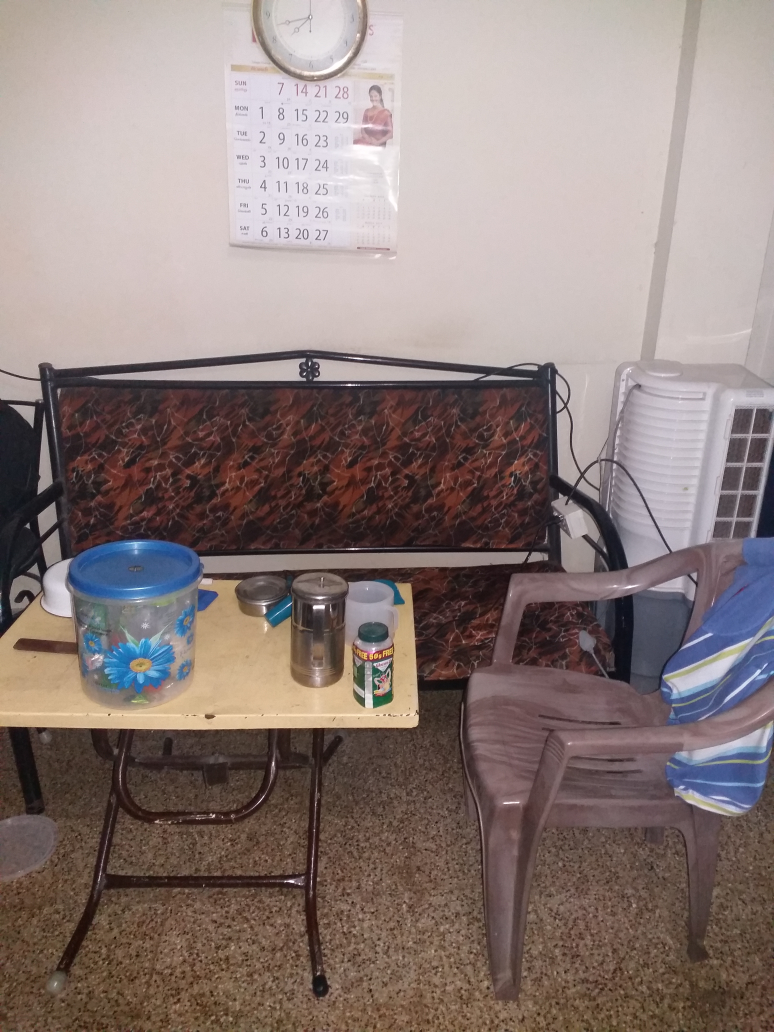
#> input picture L.jpg, 3096 x 4128 px (shown at 1/4 size)
$ python stereo_match.py
#> lines starting #> are read from the running program, lines starting #| are printed output that depends on the picture; after the words box and inside, x2 and y2 are one past the last pixel; in counts of white or black regions, pixels touching at a corner belong together
#!/usr/bin/env python

'''
Simple example of stereo image matching and point cloud generation.

Resulting .ply file cam be easily viewed using MeshLab ( http://meshlab.sourceforge.net/ )
'''

# Python 2/3 compatibility
from __future__ import print_function

import numpy as np
import cv2

ply_header = '''ply
format ascii 1.0
element vertex %(vert_num)d
property float x
property float y
property float z
property uchar red
property uchar green
property uchar blue
end_header
'''

def write_ply(fn, verts, colors):
    verts = verts.reshape(-1, 3)
    colors = colors.reshape(-1, 3)
    verts = np.hstack([verts, colors])
    with open(fn, 'wb') as f:
        f.write((ply_header % dict(vert_num=len(verts))).encode('utf-8'))
        np.savetxt(f, verts, fmt='%f %f %f %d %d %d ')


if __name__ == '__main__':
    print('loading images...')
    imgL = cv2.pyrDown( cv2.imread('L.jpg') )  # downscale images for faster processing
    imgR = cv2.pyrDown( cv2.imread('R.jpg') )
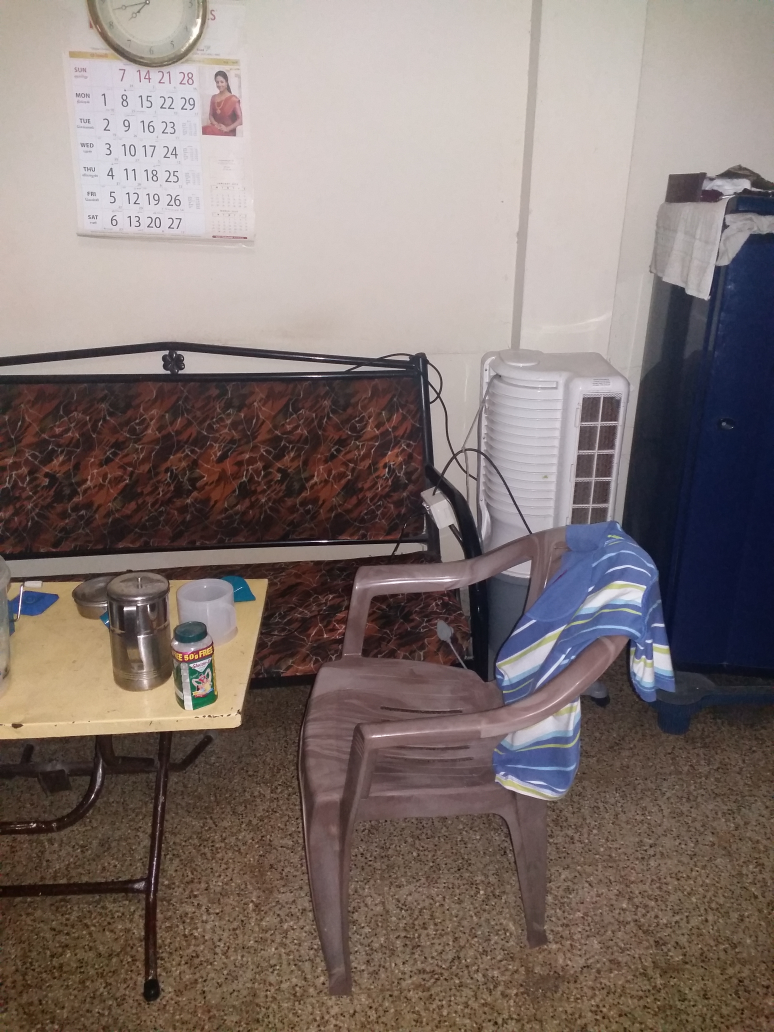
#> input picture R.jpg, 3096 x 4128 px (shown at 1/4 size)

    # disparity range is tuned for 'aloe' image pair
    window_size = 3
    min_disp = 16
    num_disp = 112-min_disp
    stereo = cv2.StereoSGBM_create(minDisparity = min_disp,
        numDisparities = num_disp,
        blockSize = 16,
        P1 = 8*3*window_size**2,
        P2 = 32*3*window_size**2,
        disp12MaxDiff = 1,
        uniquenessRatio = 10,
        speckleWindowSize = 100,
        speckleRange = 32
    )

    print('computing disparity...')
    disp = stereo.compute(imgL, imgR).astype(np.float32) / 16.0
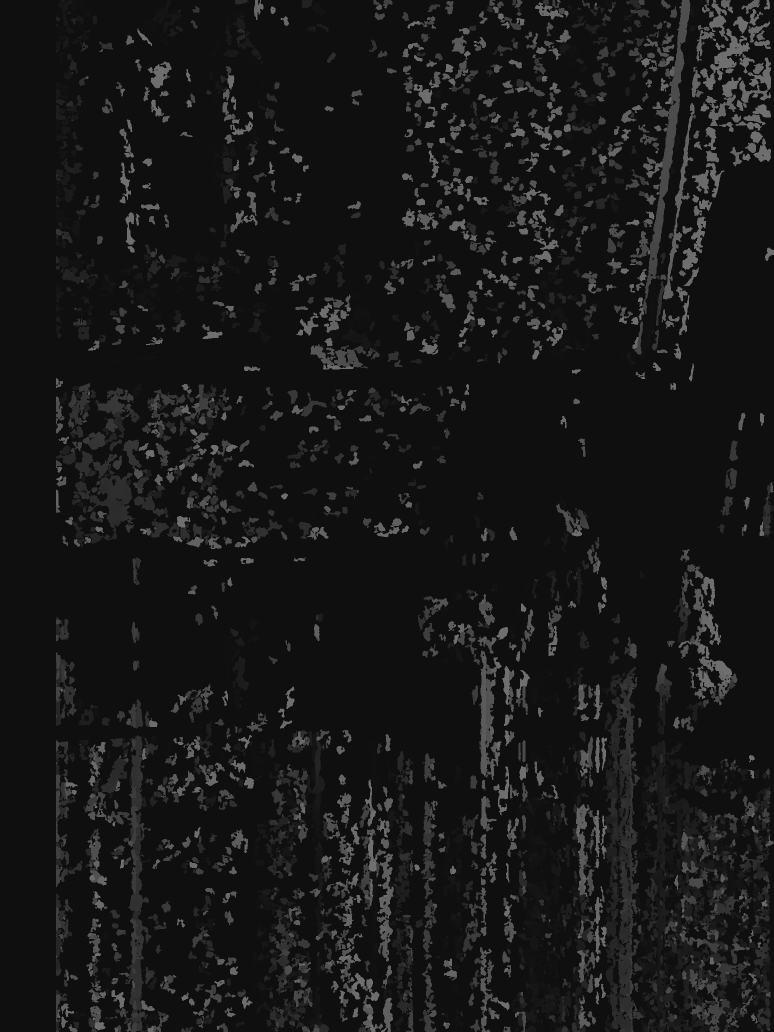
#> disp: shape (2064, 1548) float32 (shown at 1/2 size); min 15, max 111, mean 23.8

    print('generating 3d point cloud...',)
    h, w = imgL.shape[:2]
#> h = 2064; w = 1548
    f = 0.8*w                          # guess for focal length
#> f = 1238.4
    Q = np.float32([[1, 0, 0, -0.5*w],
                    [0,-1, 0,  0.5*h], # turn points 180 deg around x-axis,
                    [0, 0, 0,     -f], # so that y-axis looks up
                    [0, 0, 1,      0]])
    points = cv2.reprojectImageTo3D(disp, Q)
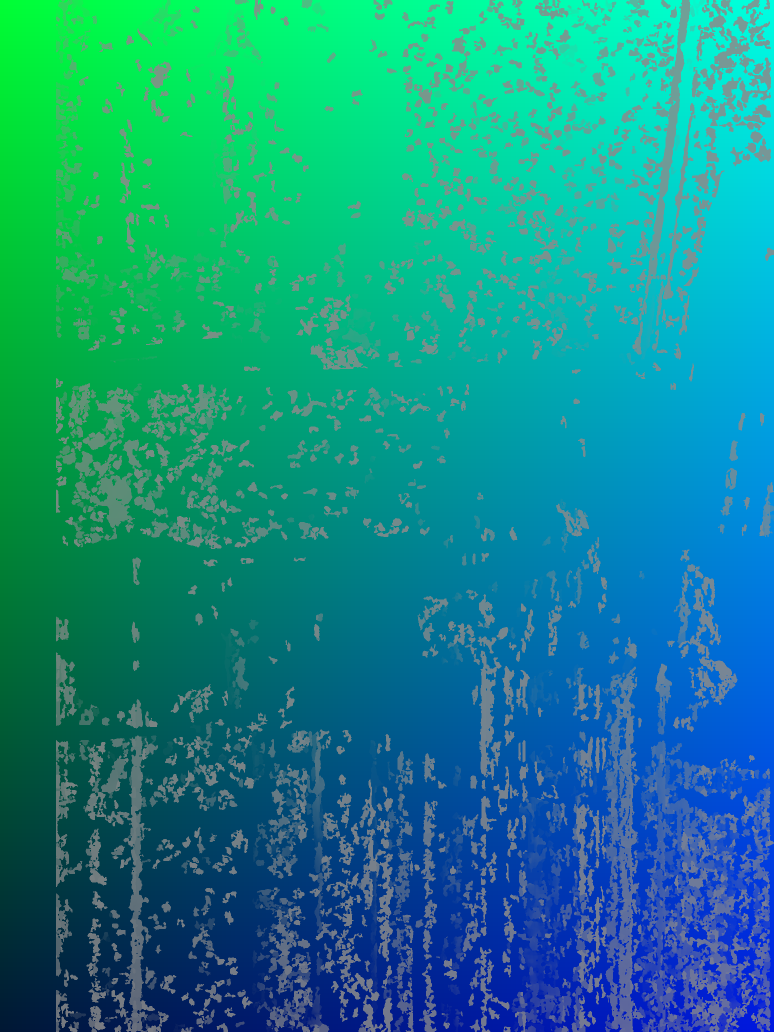
#> points: shape (2064, 1548, 3) float32 (shown at 1/2 size); mean of channels 0, 1, 2 -0.9, 1.2, -70.7; drawn with min black and max white
    colors = cv2.cvtColor(imgL, cv2.COLOR_BGR2RGB)
    mask = disp > disp.min()
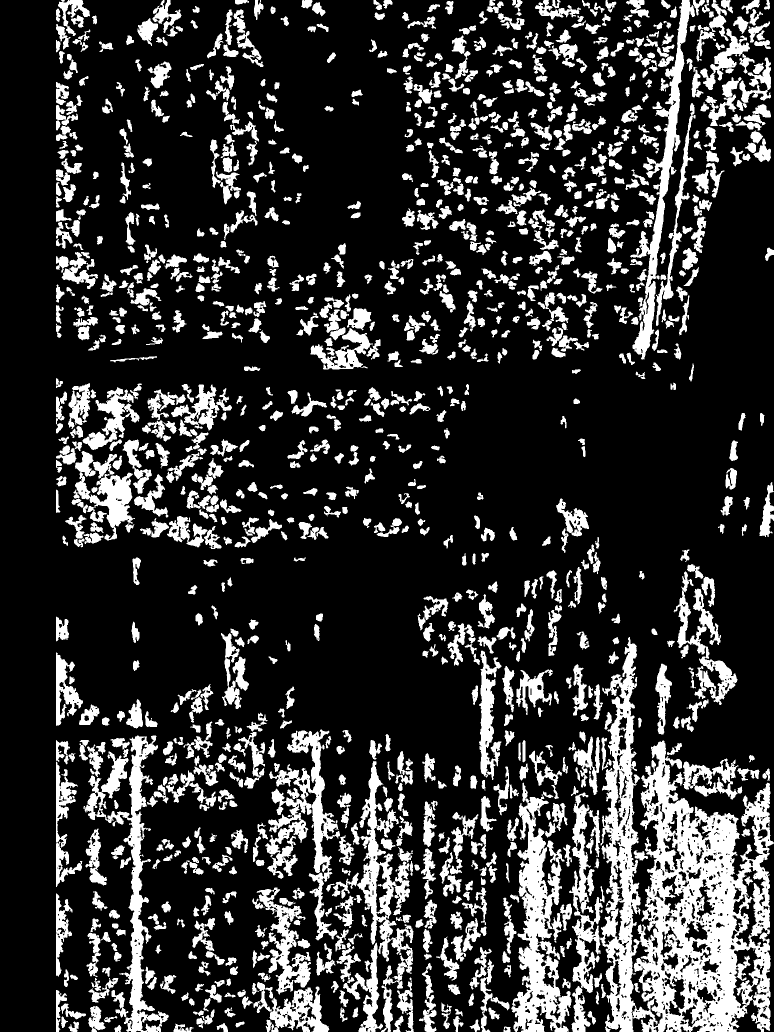
#> mask: shape (2064, 1548) bool (shown at 1/2 size); 20.6% white; 1180 white regions, largest, box (x1, y1, x2, y2) and area: (1138, 1274, 1548, 2064) 126455, (1022, 1565, 1143, 2064) 25778, (167, 1471, 338, 2064) 19601
    out_points = points[mask]
    out_colors = colors[mask]
    out_fn = 'out.ply'
    write_ply('out.ply', out_points, out_colors)
    print('%s saved' % 'out.ply')

    cv2.imshow('left', imgL)
    cv2.imshow('disparity', (disp-min_disp)/num_disp)
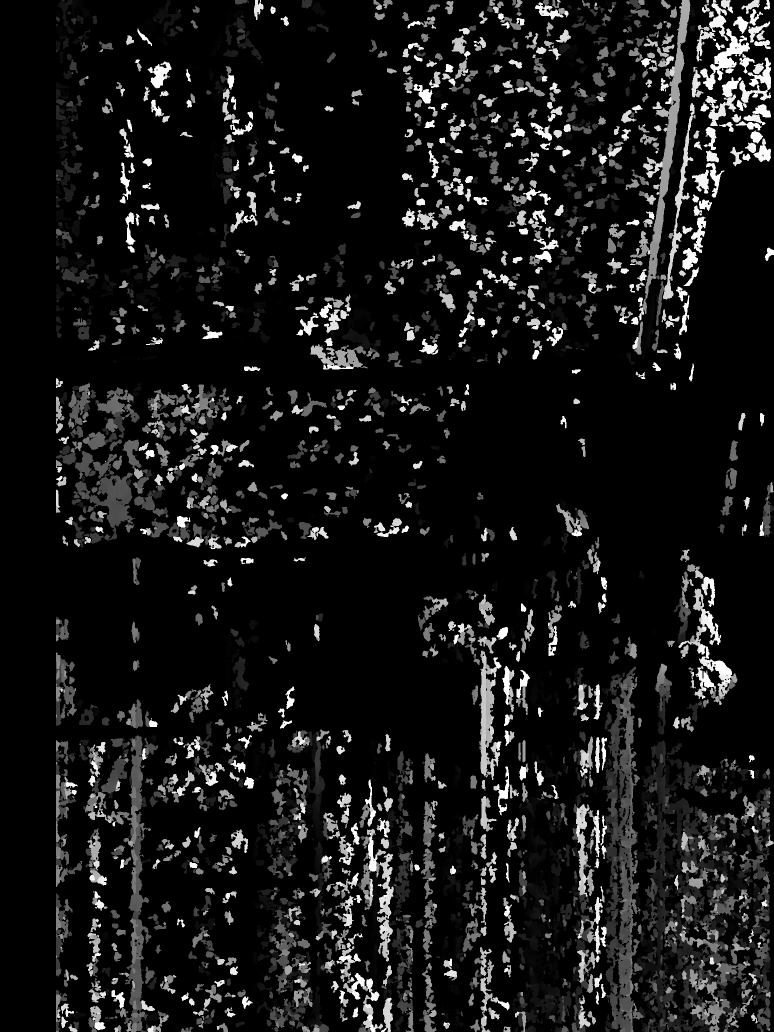
#> window 'disparity': shape (2064, 1548) float32 (shown at 1/2 size); min -0.0104, max 0.99, mean 0.0812; drawn with min black and max white
    cv2.waitKey()
    cv2.destroyAllWindows()
